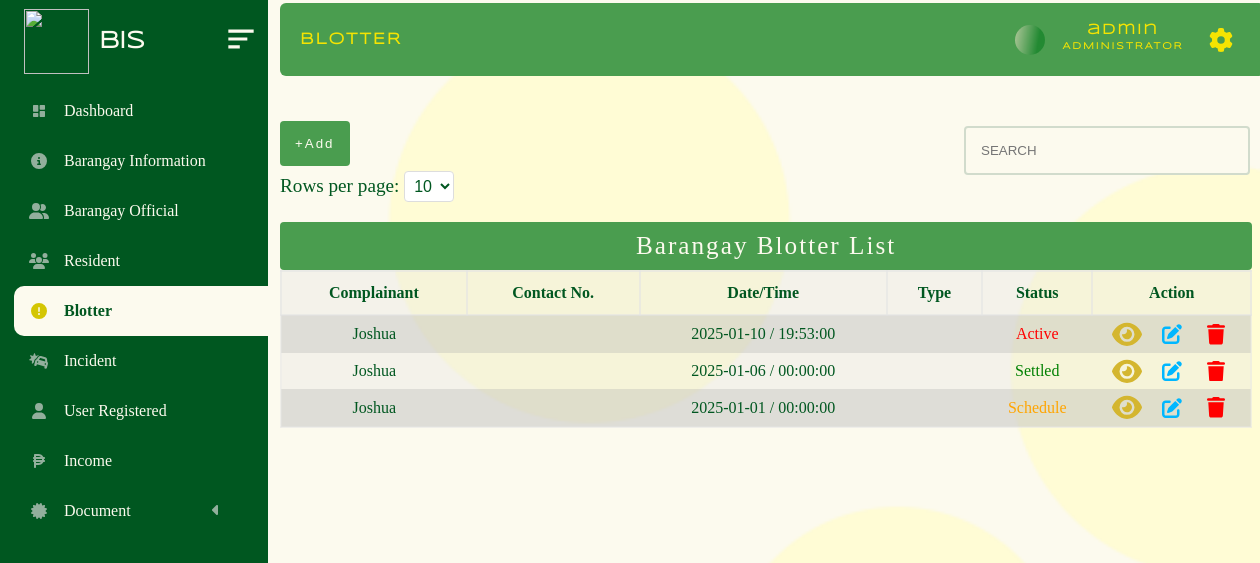
/administrator/admin_panel/blotter.php (signed in), run on an earlier commit of the app's database.
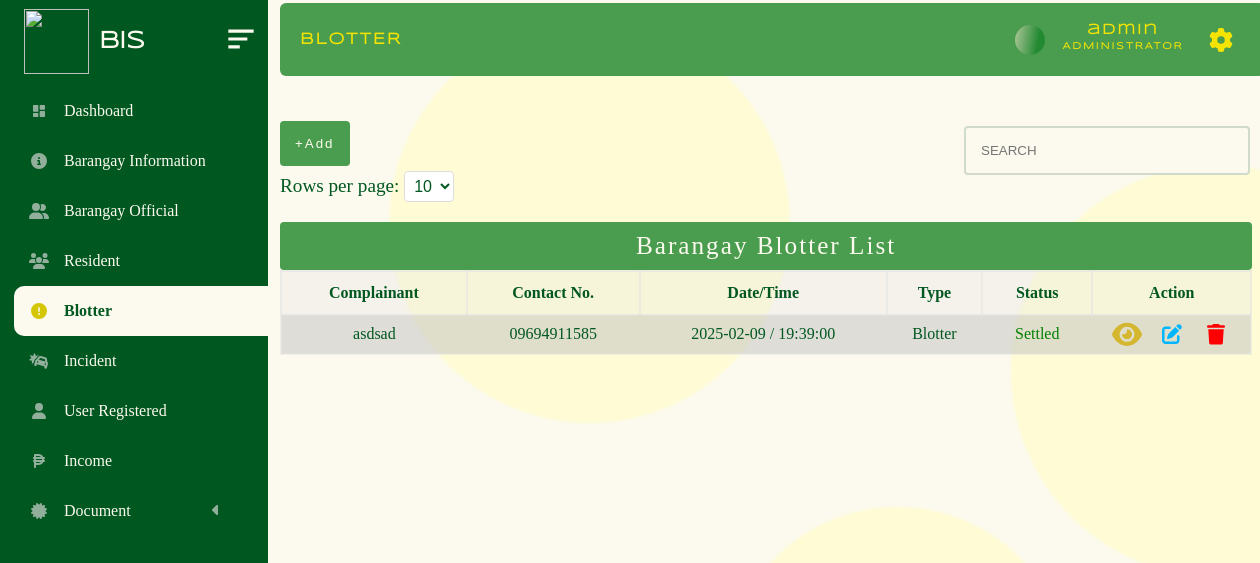
And on a later commit of the database.
### tables this page shows
CREATE TABLE `barangay_blotter` (
  `subject` varchar(200) NOT NULL,
  `cell_no` varchar(200) NOT NULL,
  `place` varchar(200) NOT NULL,
  `tanod` varchar(200) NOT NULL,
  `date` date NOT NULL,
  `time` time NOT NULL,
  `status` int(11) NOT NULL,
  `id` bigint(20) NOT NULL,
  `complainant` varchar(200) NOT NULL,
  `age` int(11) NOT NULL,
  `address_complainant` varchar(200) NOT NULL,
  `complained_name` varchar(200) NOT NULL,
  `add_complained_name` varchar(200) NOT NULL,
  `details_reason` text NOT NULL,
  `type` varchar(200) NOT NULL
);

### administrator/admin_panel/brgy_blotter/blotter.php (the view, shortened to what this page needs)
<!DOCTYPE html>
<html lang="en">
<head>
</head>
<body>
            <?php require("../../database/conn_db.php");
            $page = isset($_GET['page']) ? (int)$_GET['page'] : 1;
            $limit = isset($_GET['limit']) ? (int)$_GET['limit'] : 10;
            $limit = $limit > 0 ? $limit : 10;
            $offset = ($page - 1) * $limit;
            $sql = "SELECT * FROM barangay_blotter ORDER BY id DESC LIMIT $limit OFFSET $offset ";
            $result = $conn->query($sql);
            if ($result->num_rows > 0) {?>
                <div class="limit-selector">
                    <form method="GET" action="">
                        <label for="limit">Rows per page:</label>
                        <select name="limit" id="limit" onchange="this.form.submit()">
                            <option value="10" <?php if ($limit == 10) echo 'selected'; ?>>10</option>
                        </select>
                    </form>
                </div>
            <table>
                    <caption>Barangay Blotter List</caption>
                    <tr>
                        <th>Complainant</th>
                        <th>Contact No.</th>
                        <th>Date/Time</th>
                        <th>Type</th>
                        <th>Status</th>
                        <th>Action</th>
                    </tr>
                    <?php
                         while($row = $result->fetch_assoc()) {
                            $cell_no = $row ["cell_no"];
                            $date = $row ["date"];
                            $time = $row ["time"];
                            $status = $row ["status"];
                            $type = $row ["type"];
                            $complainant = $row ["complainant"];
                            ?>
                             <tr class = "table_hover">
                                    <td><?php echo  $complainant ?></td>
                                    <td><?php echo  $cell_no ?></td>
                                    <td><?php echo  $date . " / " .  $time ?></td>
                                    <td  ><?php echo  $type; ?></td>
                                    <td><?php  $status;
                                        if($status == 1){
                                            echo "<p style='color:red;'>Active</p>";
                                        }elseif($status == 2){
                                            echo "<p style='color:green;'>Settled</p>";
                                        }
                                        elseif($status == 3){
                                            echo "<p style='color:orange;'>Schedule</p>";
                                        }
                                    ?></td>
                                <td>
                                    <div id = "form_up_del_official">
                                    <button  id = "view_resident_btn"  class = "view_btn" data-id= <?php echo $row ["id"] ?>>
                                    </button>
                                        <button  id = "update_official_btn" class = "update_btn" data-id= <?php echo $row ["id"] ?>></button>
                                        <button id = "delete_official_btn" class = "delete_btn_blotter" data-id= <?php echo $row ["id"] ?>></button>
                                    </div>
                                </td>
                            </tr>
                            <?php
                        }
                    ?>
            </table>
<div class="pagination">
</div>
    <?php
}
?>
                        <?php include("update_temp.php");?>
                        <?php include('view_temp.php')?>
</body>
</html>

What changed in the data, as far as the page shows it:
removed barangay_blotter: complainant "Joshua", date "2025-01-10", time "19:53:00", status "Active"
removed barangay_blotter: complainant "Joshua", date "2025-01-06", time "00:00:00", status "Settled"
removed barangay_blotter: complainant "Joshua", date "2025-01-01", time "00:00:00", status "Schedule"
added barangay_blotter: complainant "asdsad", cell_no "09694911585", date "2025-02-09", time "19:39:00", type "Blotter", status "Settled"
